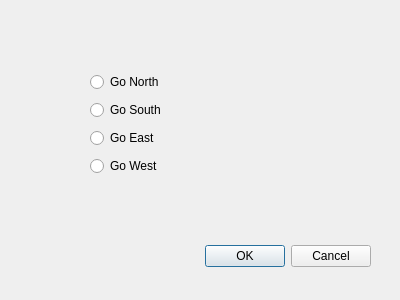
<?xml version="1.0" encoding="UTF-8"?>
<ui version="4.0">
 <class>selectMove</class>
 <widget class="QDialog" name="selectMove">
  <property name="geometry">
   <rect>
    <x>0</x>
    <y>0</y>
    <width>400</width>
    <height>300</height>
   </rect>
  </property>
  <property name="minimumSize">
   <size>
    <width>400</width>
    <height>300</height>
   </size>
  </property>
  <property name="maximumSize">
   <size>
    <width>400</width>
    <height>300</height>
   </size>
  </property>
  <property name="windowTitle">
   <string>Dialog</string>
  </property>
  <widget class="QDialogButtonBox" name="buttonBox">
   <property name="geometry">
    <rect>
     <x>30</x>
     <y>240</y>
     <width>341</width>
     <height>32</height>
    </rect>
   </property>
   <property name="orientation">
    <enum>Qt::Horizontal</enum>
   </property>
   <property name="standardButtons">
    <set>QDialogButtonBox::Cancel|QDialogButtonBox::Ok</set>
   </property>
  </widget>
  <widget class="QWidget" name="verticalLayoutWidget">
   <property name="geometry">
    <rect>
     <x>90</x>
     <y>70</y>
     <width>251</width>
     <height>111</height>
    </rect>
   </property>
   <layout class="QVBoxLayout" name="buttonsLayout">
    <item>
     <widget class="QRadioButton" name="fButton">
      <property name="text">
       <string>Go North</string>
      </property>
     </widget>
    </item>
    <item>
     <widget class="QRadioButton" name="bButton">
      <property name="text">
       <string>Go South</string>
      </property>
     </widget>
    </item>
    <item>
     <widget class="QRadioButton" name="rButton">
      <property name="text">
       <string>Go East</string>
      </property>
     </widget>
    </item>
    <item>
     <widget class="QRadioButton" name="lButton">
      <property name="text">
       <string>Go West</string>
      </property>
     </widget>
    </item>
   </layout>
  </widget>
 </widget>
 <resources/>
 <connections>
  <connection>
   <sender>buttonBox</sender>
   <signal>accepted()</signal>
   <receiver>selectMove</receiver>
   <slot>accept()</slot>
   <hints>
    <hint type="sourcelabel">
     <x>248</x>
     <y>254</y>
    </hint>
    <hint type="destinationlabel">
     <x>157</x>
     <y>274</y>
    </hint>
   </hints>
  </connection>
  <connection>
   <sender>buttonBox</sender>
   <signal>rejected()</signal>
   <receiver>selectMove</receiver>
   <slot>reject()</slot>
   <hints>
    <hint type="sourcelabel">
     <x>316</x>
     <y>260</y>
    </hint>
    <hint type="destinationlabel">
     <x>286</x>
     <y>274</y>
    </hint>
   </hints>
  </connection>
 </connections>
</ui>
